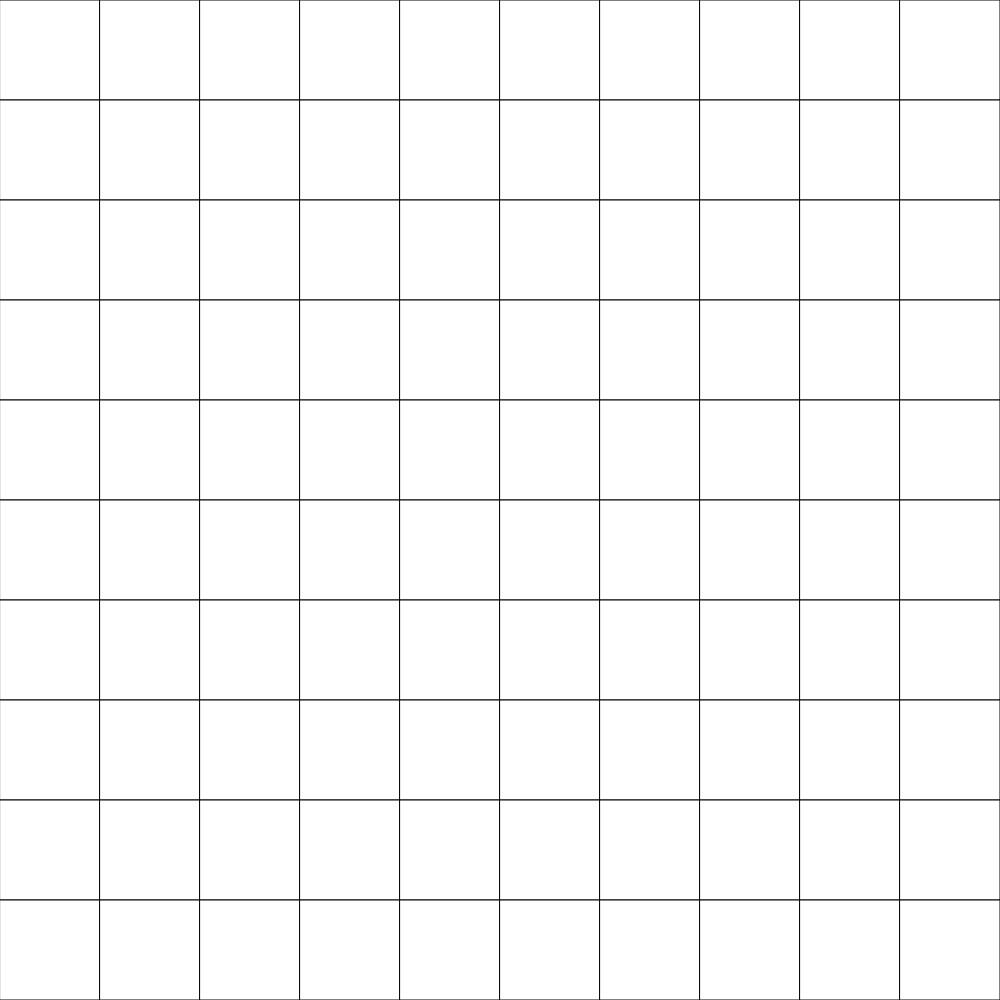
Frame 1 (no input)
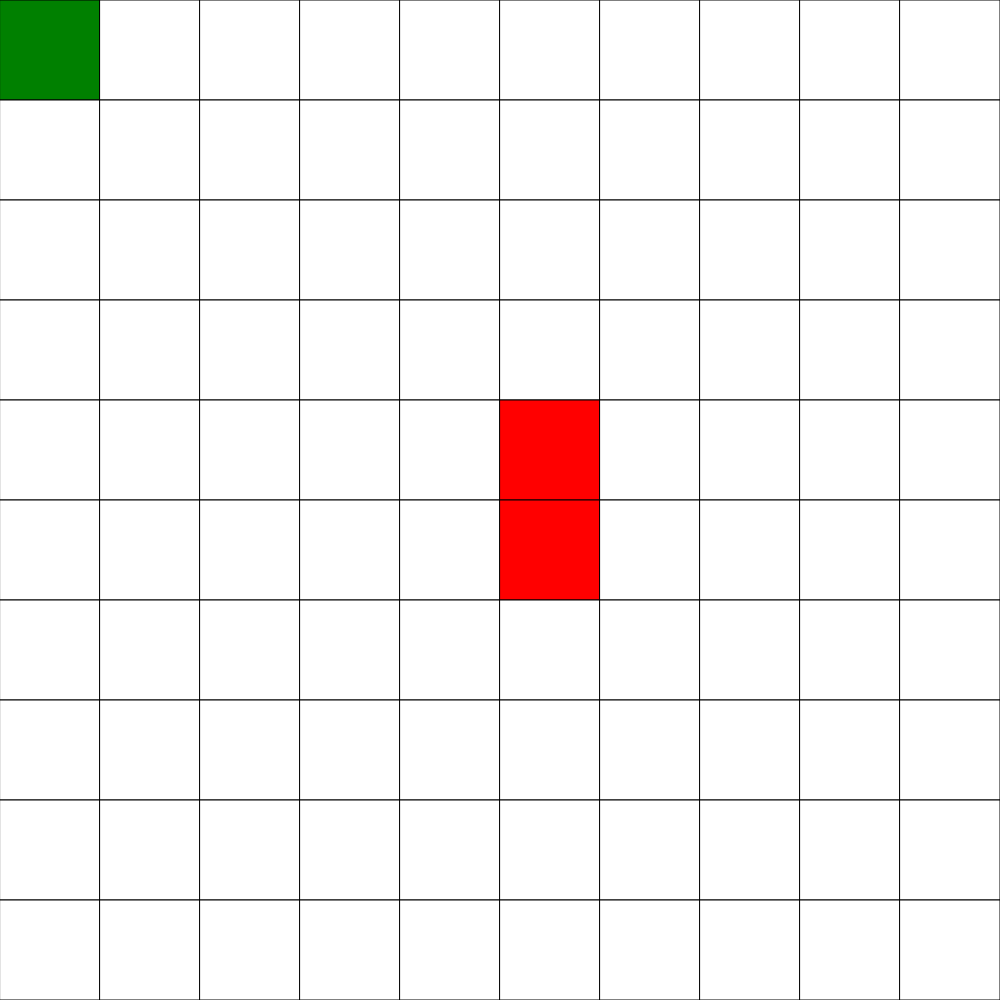
Frame 60 (no input)
Frame 120 (the mouse pressed at the canvas centre since frame 60): identical to frame 60, image omitted

The p5.js sketch that drew these frames (run headless with seeded random() and noise() and a simulated clock; from frame 60 on, the mouse is pressed at the canvas centre):

// p5.js sketch
// ── sketch.js
// Grid Neighbours

let gridDimensions = 10;
let grid;
let cellsize;

let playerX = 0;
let playerY = 0;
let isPlace = false;
let ranY = 0;
let ranX = 0;
let oldPlayerX = 0;
let oldPlayerY = 0;
let occupied = false;
let usedX, usedY = 0;
let movespot;

let movement = [];
let snakeBody = [];

class snakebody {
  constructor(x, y){
    this.x = x;
    this.y = y;

  }

  move(){
    if (key === "w"){
      tryMovingTo(this.x, this.y-1);
      console.log("up");
      movement.push(0);
    }
    else if (key === "a"){
      tryMovingTo(this.x-1, this.y);
      console.log("left");
      movement.push(1);
    }  
    else if (key === "s"){
      tryMovingTo(this.x, this.y+1);
      console.log("down");
      movement.push(2);
    }  
    else if (key === "d"){
      tryMovingTo(this.x+1, this.y);
      console.log("right");
      movement.push(3);
    }
  }

  movementTo(ar){
    if (ar === 0){
      tryMovingTo(this.x, this.y-1);
    }
    if (ar === 1){
      tryMovingTo(this.x-1, this.y);
    }
    if (ar === 2){
      tryMovingTo(this.x, this.y+1);
    }
    if (ar === 3){
      tryMovingTo(this.x+1, this.y);
    }
  }
}

snakeBody.push(new snakebody(5, 5));
snakeBody.push(new snakebody(5, 4));

function setup() {
  if (windowWidth > windowHeight){
    createCanvas(windowHeight, windowHeight);
  }
  else {
    createCanvas(windowWidth, windowWidth);
  }
  grid = createRandomArray(gridDimensions);
  cellsize = width / gridDimensions;
  
  // place player


}

function draw() {
  background(220);
  displayGrid();
  for(let snakes of snakeBody){
    grid[snakes.y][snakes.x] = 9;
  }
  
  if(isPlace === false){
    newApple();
    isPlace = false;
    
    
  }
}


function keyPressed() {
  for(let j of snakeBody){
    j.move();
  }
}

function spawnSnake(oldX, oldY){
  snakeBody.push(new snakebody(oldX, oldY));
}

function tryMovingTo(newX, newY){
  // make sure you are on the grid
  if (newX >= 0 && newY >=0 && newX < gridDimensions && newY < gridDimensions){
    // check if new spot is empty
    if (grid[newY][newX] === 0) {
      // reset current spot to be empty
      for (let i of snakeBody){
        movespot = movement.pop;
        grid[i.y][i.x] = 9;
        i.movementTo(movespot);
        console.log(i.x,i.y);
        snakeBody[0].x = newX;
        snakeBody[0].y = newY;
      }
      // move player

      // put player back in grid
      
    }
  }

  else if(grid[newY][newX] === 6){
    grid[snakeBody[0].y][snakeBody[0].x] = 9;

    usedX = snakeBody[0].x;
    usedY = snakeBody[0].y;

    snakeBody[0].x = newX;
    snakeBody[0].y = newY;
    grid[newY][newX] = 9;
    spawnSnake(usedX, usedY);
    isPlace = false;
  }
}



function mousePressed(){
  if (mouseX <= width && mouseY <= height){
    let cellx = Math.floor(mouseX/cellsize);
    let celly = Math.floor(mouseY/cellsize);

    swap(cellx, celly);
    // swap2(cellx, celly);
  }
}



function swap(x, y) {
  if (x >= 0 && x < gridDimensions && y >= 0 && y < gridDimensions){
  
    if (grid[y][x] === 0){
      grid[y][x] = 1;
    }
    else if (grid[y][x] === 1){
      grid[y][x] = 0;
    }
  }
}

function swap2(x, y) {
  if (x >= 0 && x < gridDimensions && y >= 0 && y < gridDimensions){
  
    if (grid[y][x] === 0){
      grid[y][x] = 6;
    }
    else if (grid[y][x] === 9){
      occupied = true;
      
    }
  }
}

function displayGrid(){
  for (let y=0; y < gridDimensions; y ++){
    for (let x=0; x < gridDimensions; x++){
      if (grid[y][x] === 0){
        fill("white");
      }
      else if (grid[y][x] === 1){
        fill("black");
      }
      else if (grid[y][x] === 9){
        fill("red");
      }
      else if (grid[y][x] === 6){
        fill("green");
      }
      rect(x *cellsize, y*cellsize, cellsize, cellsize);
    }
  

  }
}

function createRandomArray(howLarge) {
  let newArray = [];
  for (let y = 0; y < howLarge; y++){
    newArray.push([]);
    for (let x = 0; x < howLarge; x++){

      newArray[y].push(0);

    }
  }
  return newArray;
}
function newApple() {

  // errror correcting
  while (occupied){
    ranY = random(0,9);
    ranX = random(0,9);
    ranY = Math.round(ranY);
    ranX = Math.round(ranX);
    if (grid[ranY][ranX] === 0){
      occupied = false;
      
    }
  }

  swap2(ranX, ranY);
  isPlace = true;

    
  
}
